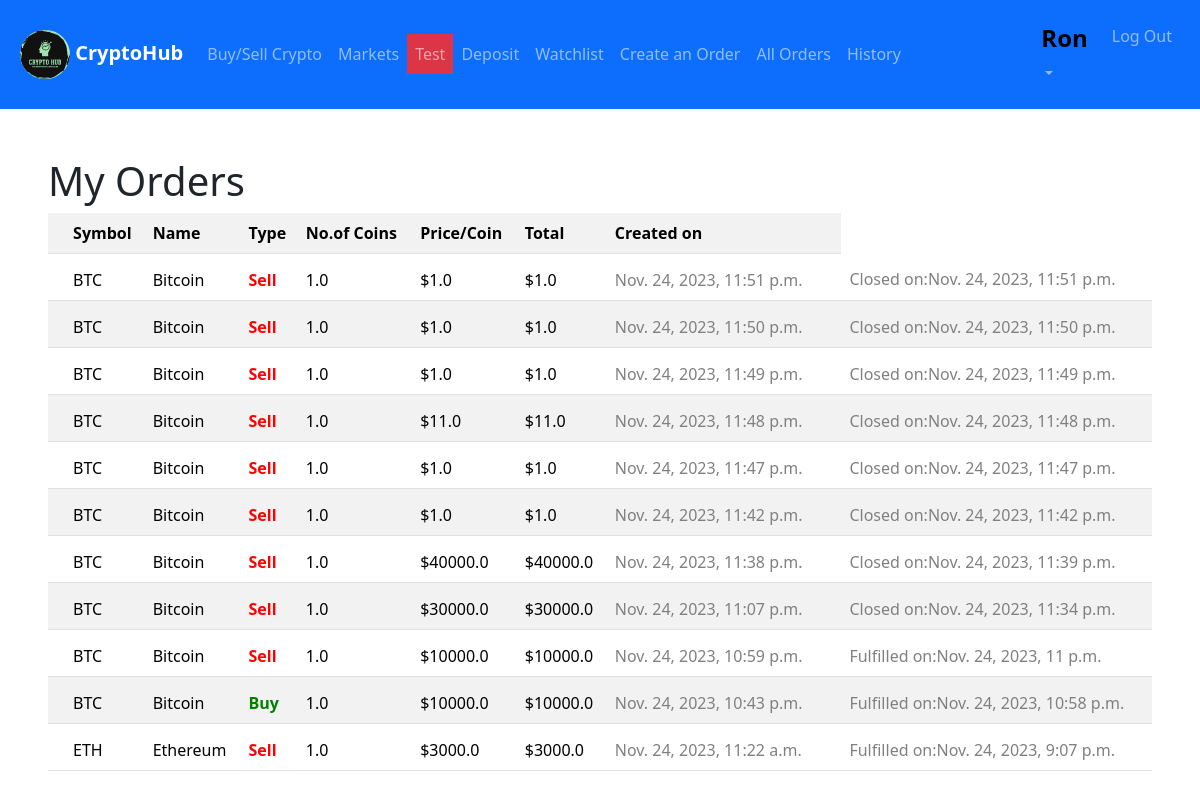
The page /my_orders (signed in) on the database its author committed.
### exchange/models.py (models this page shows, shortened)
class User(AbstractUser):
    pass

class Orders(models.Model):
    lister=models.ForeignKey(User,on_delete=models.CASCADE,related_name="orders")
    order_coin=models.ForeignKey(List_Coin,on_delete=models.CASCADE,related_name="listed")
    order_coin_no=models.FloatField()
    order_price_per_coin=models.FloatField()# required amount/coin
    order_amount=models.FloatField(default=0) #total amount required to fulfill the order
    is_buy=models.BooleanField(default=True)
    created=models.DateTimeField(default=datetime.datetime.now())
    is_fulfilled=models.BooleanField(default=False)
    fulfilled_on=models.DateTimeField(null=True)
    is_closed=models.BooleanField(default=False)#is lister closed the order
    closed_on=models.DateTimeField(null=True)

class List_Coin(models.Model):
    coin_id=models.CharField(max_length=64,unique=True)
    symbol=models.CharField(max_length=16,unique=True)
    title=models.CharField(max_length=64,unique=True)
    logo_url=models.URLField(blank=True)

### exchange/views.py (the view)
# urls.py: path("my_orders", views.my_orders, name="my_orders"),
def my_orders(request):
    orders = Orders.objects.filter(lister=request.user)
    orders = orders.order_by("-created").all()
    return render(request, 'my_orders.html', {'orders': orders})

### exchange/templates/my_orders.html (shortened to what this page needs)
{% extends "layout.html" %} {% block body %}
<div id="my_orders_div">
  <h1>My Orders</h1>
  <table class="table table-striped">
    <tr>
      <th></th>
      <th>Symbol</th>
      <th>Name</th>
      <th>Type</th>
      <th>No.of Coins</th>
      <th>Price/Coin</th>
      <th>Total</th>
      <th>Created on</th>
      <th></th>
    </tr>
    {%for order in orders%}
    <tr>
      <td>
      </td>
      <td style="padding-top: 14px">{{order.order_coin.symbol}}</td>
      <td style="padding-top: 14px">{{order.order_coin.title}}</td>
      {%if order.is_buy%}
      <td style="padding-top: 14px; color: green"><strong>Buy</strong></td>
      {%else%}
      <td style="padding-top: 14px; color: red"><strong>Sell</strong></td>
      {%endif%}
      <td style="padding-top: 14px">{{order.order_coin_no}}</td>
      <td style="padding-top: 14px">${{order.order_price_per_coin}}</td>
      <td style="padding-top: 14px">${{order.order_amount}}</td>
      <td style="padding-top: 14px; color: gray">{{order.created}}</td>
      <td>{%if order.is_fulfilled%}
        <td style="padding-top: 14px; color: gray">Fulfilled on:{{order.fulfilled_on}}</td>
        {%elif order.is_closed%}
        <td style="padding-top: 14px; color: gray">Closed on:{{order.closed_on}}</td>
        {%endif%}
      </td>
    </tr>
    {%endfor%}
  </table>
</div>
{% endblock %}

### exchange/templates/layout.html (shortened to what this page needs)
{% load static %}
<!DOCTYPE html>
<html lang="en">
	<head>
		<link
			href="https://cdn.jsdelivr.net/npm/bootstrap@5.3.2/dist/css/bootstrap.min.css"
			rel="stylesheet"
 />
		<link rel="stylesheet" href="{% static 'style.css'%}" />
	</head>
	<body>
		<nav class="navbar navbar-expand-sm bg-primary navbar-dark">
			<div class="container-fluid m-2">
				<a class="navbar-brand" href="{%url 'index'%}">
					<img
						src="{% static 'media\cryptohub.png'%}"
						alt="Crypto Hub"
						width="50px"
						class="rounded-pill"
						\ />
					<strong>CryptoHub</strong>
				</a>
				<div class="collapse navbar-collapse" id="collapsibleNavbar">
					<ul class="navbar-nav">
						<li class="nav-item">
							<a class="nav-link" href="{% url 'buy_sell' %}">Buy/Sell Crypto</a>
						</li>
						<li class="nav-item">
							<a class="nav-link" href="{%url 'markets'%}">Markets</a>
						</li>
						<li class="nav-item">
							<a class="nav-link bg-danger" href="{%url 'test'%}">Test</a>
						</li>
						{% if user.is_authenticated %}
						<li class="nav-item">
							<a class="nav-link" href="{% url 'deposit' %}">Deposit</a>
						</li>
						<li class="nav-item">
							<a class="nav-link" href="{% url 'watchlist' %}">Watchlist</a>
						</li>
						<li class="nav-item">
							<a class="nav-link" href="{% url 'create_orders' %}">Create an Order</a>
						</li>
						<li class="nav-item">
							<a class="nav-link" href="{% url 'all_orders' %}">All Orders</a>
						</li>
						<li class="nav-item">
							<a class="nav-link" href="{% url 'history' %}">History</a>
						</li>
						{%endif%}
					</ul>
				</div>
				<div
					class="collapse navbar-collapse justify-content-end"
					id="collapsibleNavbar">
					<ul class="navbar-nav">
						{% if user.is_authenticated %}
						<li class="nav-item dropdown me-2">
							<a
								class="nav-link dropdown-toggle"
								href="#"
								role="button"
								data-bs-toggle="dropdown"
								><h4>
									<strong style="color: black">{{user.username}}</strong>
								</h4></a
							>
						</li>
						<li class="nav-item">
							<a class="nav-link" href="{%url 'logout'%}">Log Out</a>
						</li>
						{%endif%}
					</ul>
				</div>
			</div>
		</nav>
		<div class="m-5">
			{% block body %} {% endblock %}
		</div>
	</body>
</html>

### exchange/static/style.css (style rules this page uses)
body { font-family: 'Courier New', Courier, monospace 'Segoe UI', Tahoma, Geneva, Verdana, sans-serif; }

### rows shown on the page
User: username "Ron"
Orders: order_coin.symbol "BTC", order_coin "Bitcoin", is_buy "Sell", order_coin_no "1.0", order_price_per_coin "1.0", order_amount "1.0", created "Nov. 24, 2023, 11:51 p.m.", closed_on "Nov. 24, 2023, 11:51 p.m."
Orders: order_coin.symbol "BTC", order_coin "Bitcoin", is_buy "Sell", order_coin_no "1.0", order_price_per_coin "1.0", order_amount "1.0", created "Nov. 24, 2023, 11:50 p.m.", closed_on "Nov. 24, 2023, 11:50 p.m."
Orders: order_coin.symbol "BTC", order_coin "Bitcoin", is_buy "Sell", order_coin_no "1.0", order_price_per_coin "1.0", order_amount "1.0", created "Nov. 24, 2023, 11:49 p.m.", closed_on "Nov. 24, 2023, 11:49 p.m."
Orders: order_coin.symbol "BTC", order_coin "Bitcoin", is_buy "Sell", order_coin_no "1.0", order_price_per_coin "11.0", order_amount "11.0", created "Nov. 24, 2023, 11:48 p.m.", closed_on "Nov. 24, 2023, 11:48 p.m."
Orders: order_coin.symbol "BTC", order_coin "Bitcoin", is_buy "Sell", order_coin_no "1.0", order_price_per_coin "1.0", order_amount "1.0", created "Nov. 24, 2023, 11:47 p.m.", closed_on "Nov. 24, 2023, 11:47 p.m."
Orders: order_coin.symbol "BTC", order_coin "Bitcoin", is_buy "Sell", order_coin_no "1.0", order_price_per_coin "1.0", order_amount "1.0", created "Nov. 24, 2023, 11:42 p.m.", closed_on "Nov. 24, 2023, 11:42 p.m."
Orders: order_coin.symbol "BTC", order_coin "Bitcoin", is_buy "Sell", order_coin_no "1.0", order_price_per_coin "40000.0", order_amount "40000.0", created "Nov. 24, 2023, 11:38 p.m.", closed_on "Nov. 24, 2023, 11:39 p.m."
Orders: order_coin.symbol "BTC", order_coin "Bitcoin", is_buy "Sell", order_coin_no "1.0", order_price_per_coin "30000.0", order_amount "30000.0", created "Nov. 24, 2023, 11:07 p.m.", closed_on "Nov. 24, 2023, 11:34 p.m."
Orders: order_coin.symbol "BTC", order_coin "Bitcoin", is_buy "Sell", order_coin_no "1.0", order_price_per_coin "10000.0", order_amount "10000.0", created "Nov. 24, 2023, 10:59 p.m.", fulfilled_on "Nov. 24, 2023, 11 p.m."
Orders: order_coin.symbol "BTC", order_coin "Bitcoin", is_buy "Buy", order_coin_no "1.0", order_price_per_coin "10000.0", order_amount "10000.0", created "Nov. 24, 2023, 10:43 p.m.", fulfilled_on "Nov. 24, 2023, 10:58 p.m."
Orders: order_coin.symbol "ETH", order_coin "Ethereum", is_buy "Sell", order_coin_no "1.0", order_price_per_coin "3000.0", order_amount "3000.0", created "Nov. 24, 2023, 11:22 a.m.", fulfilled_on "Nov. 24, 2023, 9:07 p.m."
